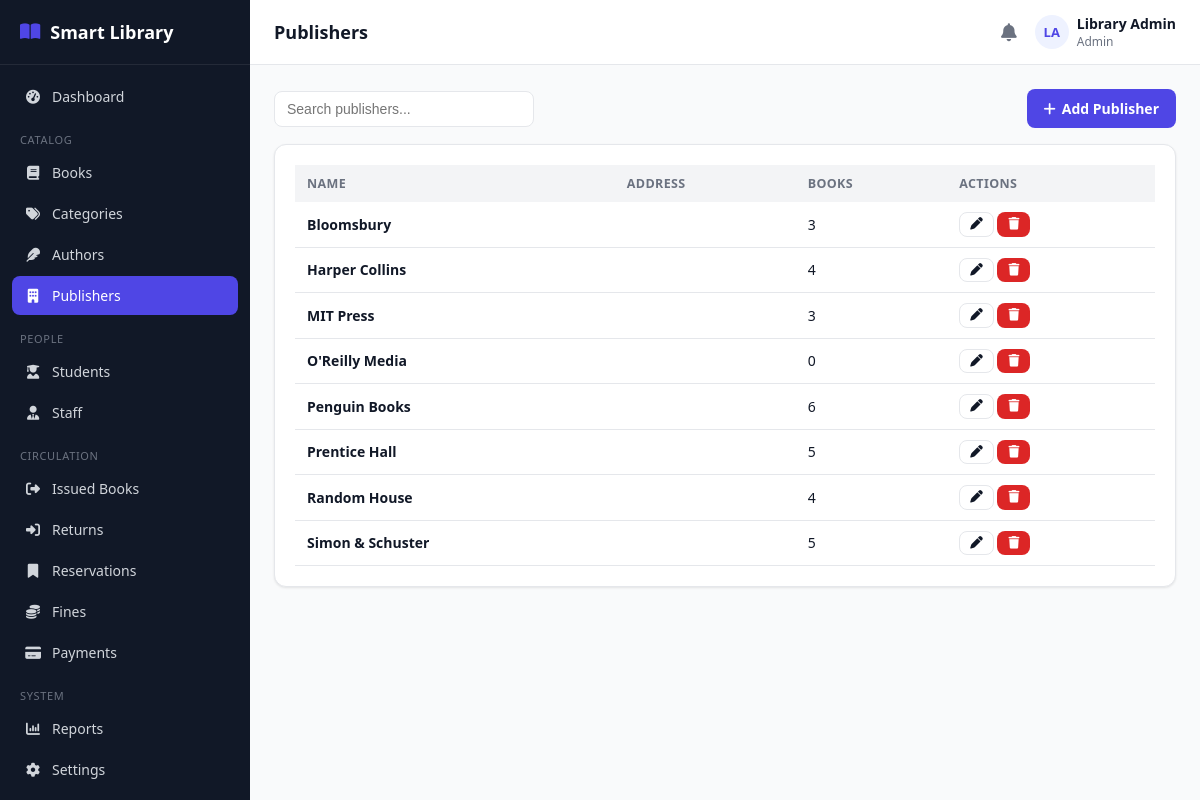
Screenshot of /admin/publishers.php (signed in) with the database file from the repository.
### tables this page shows
CREATE TABLE publishers (
    id INT AUTO_INCREMENT PRIMARY KEY,
    name VARCHAR(150) NOT NULL,
    address VARCHAR(255) DEFAULT NULL
);

### includes/functions.php (called while the page is built, shortened)
<?php
function e($value) {
    return htmlspecialchars($value ?? '', ENT_QUOTES, 'UTF-8');
}

### admin/publishers.php (the view, shortened to what this page needs)
<?php
require_once __DIR__ . '/../includes/functions.php';
require_once __DIR__ . '/../includes/auth-check.php';
$publishers = $pdo->query("
    SELECT p.*, COUNT(b.id) book_count FROM publishers p
    LEFT JOIN books b ON b.publisher_id = p.id
    GROUP BY p.id ORDER BY p.name")->fetchAll();
include __DIR__ . '/../includes/header.php';
?>
<div class="table-toolbar">
    <input type="text" class="form-control" style="width:260px;" placeholder="Search publishers..." data-search-input="pubTable">
    <a href="publishers.php?action=add" class="btn btn-primary"><i class="fa-solid fa-plus"></i> Add Publisher</a>
</div>
<div class="card">
    <?php if (!$publishers): ?>
        <div class="empty-state"><i class="fa-solid fa-building"></i>No publishers yet.</div>
    <?php else: ?>
    <div class="table-wrap">
        <table class="data-table" id="pubTable">
            <thead><tr><th>Name</th><th>Address</th><th>Books</th><th>Actions</th></tr></thead>
            <tbody>
            <?php foreach ($publishers as $p): ?>
                <tr>
                    <td><strong><?= e($p['name']) ?></strong></td>
                    <td class="text-muted"><?= e($p['address']) ?></td>
                    <td><?= (int)$p['book_count'] ?></td>
                    <td>
                        <a class="btn btn-sm btn-outline" href="publishers.php?edit=<?= $p['id'] ?>"><i class="fa-solid fa-pen"></i></a>
                        <form method="POST" style="display:inline;" data-confirm="Delete this publisher?">
                            <button class="btn btn-sm btn-danger" type="submit"><i class="fa-solid fa-trash"></i></button>
                        </form>
                    </td>
                </tr>
            <?php endforeach; ?>
            </tbody>
        </table>
    </div>
    <?php endif; ?>
</div>
<?php include __DIR__ . '/../includes/footer.php'; ?>

### assets/css/style.css (style rules this page uses)
:root { --primary: #4f46e5; --primary-dark: #4338ca; --primary-light: #eef2ff; --success: #16a34a; --success-light: #dcfce7; --warning: #ca8a04; --warning-light: #fef9c3; --danger: #dc2626; --danger-light: #fee2e2; --gray: #6b7280; --gray-light: #f3f4f6; --border: #e5e7eb; --text: #111827; --text-muted: #6b7280; --bg: #f9fafb; --white: #ffffff; --sidebar-w: 250px; --radius: 12px; --shadow: 0 1px 3px rgba(0,0,0,0.06), 0 1px 2px rgba(0,0,0,0.04); }
* { box-sizing: border-box; }
body { margin: 0; font-family: 'Segoe UI', system-ui, -apple-system, Roboto, sans-serif; background: var(--bg); color: var(--text); font-size: 15px; }
a { color: var(--primary); text-decoration: none; }
.card { background: var(--white); border: 1px solid var(--border); border-radius: var(--radius); box-shadow: var(--shadow); padding: 20px; }
.btn { display: inline-flex; align-items: center; gap: 6px; padding: 9px 16px; border-radius: 8px; border: 1px solid transparent; font-size: 14px; font-weight: 600; cursor: pointer; text-decoration: none; }
.btn-primary { background: var(--primary); color: #fff; }
.btn-outline { background: #fff; border-color: var(--border); color: var(--text); }
.btn-danger { background: var(--danger); color: #fff; }
.btn-sm { padding: 5px 10px; font-size: 12.5px; }
.form-control { width: 100%; padding: 9px 12px; border: 1px solid var(--border); border-radius: 8px; font-size: 14px; background: #fff; color: var(--text); }
.table-wrap { overflow-x: auto; }
table.data-table { width: 100%; border-collapse: collapse; font-size: 14px; }
.data-table th { text-align: left; padding: 10px 12px; background: var(--gray-light); font-weight: 700; font-size: 12.5px; text-transform: uppercase; letter-spacing: 0.03em; color: var(--text-muted); white-space: nowrap; }
.data-table td { padding: 10px 12px; border-bottom: 1px solid var(--border); vertical-align: middle; }
.table-toolbar { display: flex; justify-content: space-between; align-items: center; margin-bottom: 16px; gap: 12px; flex-wrap: wrap; }
.text-muted { color: var(--text-muted); }

### rows the page displays
publishers: name "Bloomsbury", book_count "3"
publishers: name "Harper Collins", book_count "4"
publishers: name "MIT Press", book_count "3"
publishers: name "O'Reilly Media", book_count "0"
publishers: name "Penguin Books", book_count "6"
publishers: name "Prentice Hall", book_count "5"
publishers: name "Random House", book_count "4"
publishers: name "Simon & Schuster", book_count "5"

### other values shown
$label "Dashboard"
$item['_section'] "CATALOG"
$label "Books"
$label "Categories"
$label "Authors"
$label "Publishers"
$item['_section'] "PEOPLE"
$label "Students"
$label "Staff"
$item['_section'] "CIRCULATION"
$label "Issued Books"
$label "Returns"
$label "Reservations"
$label "Fines"
$label "Payments"
